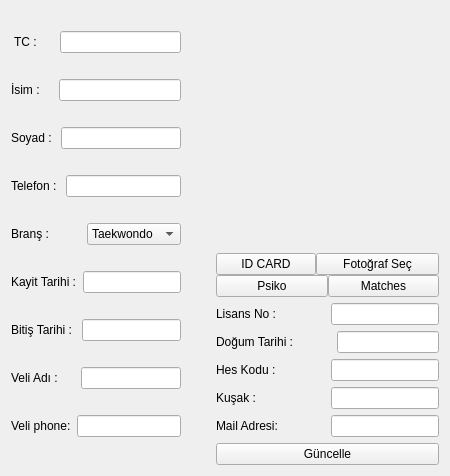
<?xml version="1.0" encoding="UTF-8"?>
<ui version="4.0">
 <class>Form</class>
 <widget class="QWidget" name="Form">
  <property name="geometry">
   <rect>
    <x>0</x>
    <y>0</y>
    <width>450</width>
    <height>476</height>
   </rect>
  </property>
  <property name="minimumSize">
   <size>
    <width>400</width>
    <height>400</height>
   </size>
  </property>
  <property name="maximumSize">
   <size>
    <width>450</width>
    <height>500</height>
   </size>
  </property>
  <property name="windowTitle">
   <string>Detay Sayfası</string>
  </property>
  <property name="windowIcon">
   <iconset resource="../py_rc/icons.qrc">
    <normaloff>:/assets/essk.png</normaloff>:/assets/essk.png</iconset>
  </property>
  <layout class="QHBoxLayout" name="horizontalLayout_16">
   <item>
    <layout class="QVBoxLayout" name="verticalLayout">
     <item>
      <layout class="QHBoxLayout" name="horizontalLayout">
       <item>
        <widget class="QLabel" name="label">
         <property name="text">
          <string> TC :     </string>
         </property>
        </widget>
       </item>
       <item>
        <widget class="QLineEdit" name="tc_edit"/>
       </item>
      </layout>
     </item>
     <item>
      <layout class="QHBoxLayout" name="horizontalLayout_7">
       <item>
        <widget class="QLabel" name="label_7">
         <property name="text">
          <string>İsim :    </string>
         </property>
        </widget>
       </item>
       <item>
        <widget class="QLineEdit" name="isim_edit"/>
       </item>
      </layout>
     </item>
     <item>
      <layout class="QHBoxLayout" name="horizontalLayout_6">
       <item>
        <widget class="QLabel" name="label_6">
         <property name="text">
          <string>Soyad : </string>
         </property>
        </widget>
       </item>
       <item>
        <widget class="QLineEdit" name="soyad_edit"/>
       </item>
      </layout>
     </item>
     <item>
      <layout class="QHBoxLayout" name="horizontalLayout_3">
       <item>
        <widget class="QLabel" name="label_3">
         <property name="text">
          <string>Telefon : </string>
         </property>
        </widget>
       </item>
       <item>
        <widget class="QLineEdit" name="phone_edit"/>
       </item>
      </layout>
     </item>
     <item>
      <layout class="QHBoxLayout" name="horizontalLayout_4">
       <item>
        <widget class="QLabel" name="label_4">
         <property name="text">
          <string>Branş : </string>
         </property>
        </widget>
       </item>
       <item>
        <spacer name="horizontalSpacer_9">
         <property name="orientation">
          <enum>Qt::Horizontal</enum>
         </property>
         <property name="sizeHint" stdset="0">
          <size>
           <width>40</width>
           <height>20</height>
          </size>
         </property>
        </spacer>
       </item>
       <item>
        <widget class="QComboBox" name="brans_comboBox">
         <item>
          <property name="text">
           <string>Taekwondo</string>
          </property>
         </item>
         <item>
          <property name="text">
           <string>Judo</string>
          </property>
         </item>
         <item>
          <property name="text">
           <string>Pilates</string>
          </property>
         </item>
         <item>
          <property name="text">
           <string>Karate</string>
          </property>
         </item>
         <item>
          <property name="text">
           <string>Fitness</string>
          </property>
         </item>
        </widget>
       </item>
      </layout>
     </item>
     <item>
      <layout class="QHBoxLayout" name="horizontalLayout_5">
       <item>
        <widget class="QLabel" name="label_5">
         <property name="text">
          <string>Kayit Tarihi :</string>
         </property>
        </widget>
       </item>
       <item>
        <widget class="QLineEdit" name="register_edit"/>
       </item>
      </layout>
     </item>
     <item>
      <layout class="QHBoxLayout" name="horizontalLayout_2">
       <item>
        <widget class="QLabel" name="label_2">
         <property name="text">
          <string>Bitiş Tarihi : </string>
         </property>
        </widget>
       </item>
       <item>
        <widget class="QLineEdit" name="register_finish_edit"/>
       </item>
      </layout>
     </item>
     <item>
      <layout class="QHBoxLayout" name="horizontalLayout_12">
       <item>
        <widget class="QLabel" name="label_12">
         <property name="text">
          <string>Veli Adı :     </string>
         </property>
        </widget>
       </item>
       <item>
        <widget class="QLineEdit" name="veli_name_edit"/>
       </item>
      </layout>
     </item>
     <item>
      <layout class="QHBoxLayout" name="horizontalLayout_11">
       <item>
        <widget class="QLabel" name="label_14">
         <property name="text">
          <string>Veli phone:</string>
         </property>
        </widget>
       </item>
       <item>
        <widget class="QLineEdit" name="veli_phone_edit"/>
       </item>
      </layout>
     </item>
    </layout>
   </item>
   <item>
    <spacer name="horizontalSpacer_4">
     <property name="orientation">
      <enum>Qt::Horizontal</enum>
     </property>
     <property name="sizeHint" stdset="0">
      <size>
       <width>40</width>
       <height>20</height>
      </size>
     </property>
    </spacer>
   </item>
   <item>
    <layout class="QVBoxLayout" name="verticalLayout_2">
     <item>
      <layout class="QHBoxLayout" name="horizontalLayout_13">
       <item>
        <layout class="QVBoxLayout" name="verticalLayout_4">
         <property name="rightMargin">
          <number>0</number>
         </property>
         <item>
          <widget class="QLabel" name="photo_label">
           <property name="minimumSize">
            <size>
             <width>200</width>
             <height>200</height>
            </size>
           </property>
           <property name="text">
            <string/>
           </property>
          </widget>
         </item>
         <item>
          <layout class="QVBoxLayout" name="verticalLayout_5">
           <property name="spacing">
            <number>0</number>
           </property>
           <property name="topMargin">
            <number>0</number>
           </property>
           <item>
            <layout class="QHBoxLayout" name="horizontalLayout_14">
             <property name="spacing">
              <number>0</number>
             </property>
             <property name="topMargin">
              <number>0</number>
             </property>
             <item>
              <widget class="QPushButton" name="idcard">
               <property name="maximumSize">
                <size>
                 <width>100</width>
                 <height>100</height>
                </size>
               </property>
               <property name="text">
                <string>ID CARD</string>
               </property>
               <property name="iconSize">
                <size>
                 <width>10</width>
                 <height>10</height>
                </size>
               </property>
              </widget>
             </item>
             <item>
              <widget class="QPushButton" name="pick_photo_button">
               <property name="text">
                <string>Fotoğraf Seç</string>
               </property>
              </widget>
             </item>
            </layout>
           </item>
           <item>
            <layout class="QHBoxLayout" name="horizontalLayout_19">
             <property name="spacing">
              <number>0</number>
             </property>
             <property name="topMargin">
              <number>0</number>
             </property>
             <item>
              <widget class="QPushButton" name="psiko_button">
               <property name="text">
                <string>Psiko</string>
               </property>
              </widget>
             </item>
             <item>
              <widget class="QPushButton" name="matches_button">
               <property name="text">
                <string>Matches</string>
               </property>
              </widget>
             </item>
            </layout>
           </item>
          </layout>
         </item>
        </layout>
       </item>
      </layout>
     </item>
     <item>
      <layout class="QHBoxLayout" name="horizontalLayout_10">
       <item>
        <widget class="QLabel" name="label_10">
         <property name="text">
          <string>Lisans No : </string>
         </property>
        </widget>
       </item>
       <item>
        <spacer name="horizontalSpacer">
         <property name="orientation">
          <enum>Qt::Horizontal</enum>
         </property>
         <property name="sizeHint" stdset="0">
          <size>
           <width>40</width>
           <height>20</height>
          </size>
         </property>
        </spacer>
       </item>
       <item>
        <widget class="QLineEdit" name="lisans_no_edit"/>
       </item>
      </layout>
     </item>
     <item>
      <layout class="QHBoxLayout" name="horizontalLayout_8">
       <item>
        <widget class="QLabel" name="date_of_birth_date_edit">
         <property name="text">
          <string>Doğum Tarihi : </string>
         </property>
        </widget>
       </item>
       <item>
        <spacer name="horizontalSpacer_2">
         <property name="orientation">
          <enum>Qt::Horizontal</enum>
         </property>
         <property name="sizeHint" stdset="0">
          <size>
           <width>40</width>
           <height>20</height>
          </size>
         </property>
        </spacer>
       </item>
       <item>
        <widget class="QLineEdit" name="date_of_birth_edit"/>
       </item>
      </layout>
     </item>
     <item>
      <layout class="QHBoxLayout" name="horizontalLayout_9">
       <item>
        <widget class="QLabel" name="label_9">
         <property name="text">
          <string>Hes Kodu : </string>
         </property>
        </widget>
       </item>
       <item>
        <spacer name="horizontalSpacer_3">
         <property name="orientation">
          <enum>Qt::Horizontal</enum>
         </property>
         <property name="sizeHint" stdset="0">
          <size>
           <width>40</width>
           <height>20</height>
          </size>
         </property>
        </spacer>
       </item>
       <item>
        <widget class="QLineEdit" name="hes_code_edit"/>
       </item>
      </layout>
     </item>
     <item>
      <layout class="QHBoxLayout" name="horizontalLayout_17">
       <property name="topMargin">
        <number>0</number>
       </property>
       <item>
        <widget class="QLabel" name="label_8">
         <property name="text">
          <string>Kuşak : </string>
         </property>
        </widget>
       </item>
       <item>
        <spacer name="horizontalSpacer_15">
         <property name="orientation">
          <enum>Qt::Horizontal</enum>
         </property>
         <property name="sizeHint" stdset="0">
          <size>
           <width>40</width>
           <height>20</height>
          </size>
         </property>
        </spacer>
       </item>
       <item>
        <widget class="QLineEdit" name="kusak_edit"/>
       </item>
      </layout>
     </item>
     <item>
      <layout class="QHBoxLayout" name="horizontalLayout_18">
       <property name="topMargin">
        <number>0</number>
       </property>
       <item>
        <widget class="QLabel" name="label_13">
         <property name="text">
          <string>Mail Adresi:</string>
         </property>
        </widget>
       </item>
       <item>
        <spacer name="horizontalSpacer_16">
         <property name="orientation">
          <enum>Qt::Horizontal</enum>
         </property>
         <property name="sizeHint" stdset="0">
          <size>
           <width>40</width>
           <height>20</height>
          </size>
         </property>
        </spacer>
       </item>
       <item>
        <widget class="QLineEdit" name="mail_edit"/>
       </item>
      </layout>
     </item>
     <item>
      <layout class="QHBoxLayout" name="horizontalLayout_15">
       <item>
        <widget class="QPushButton" name="update_pushButton">
         <property name="text">
          <string>Güncelle</string>
         </property>
        </widget>
       </item>
      </layout>
     </item>
    </layout>
   </item>
  </layout>
 </widget>
 <resources>
  <include location="../py_rc/icons.qrc"/>
 </resources>
 <connections/>
</ui>
